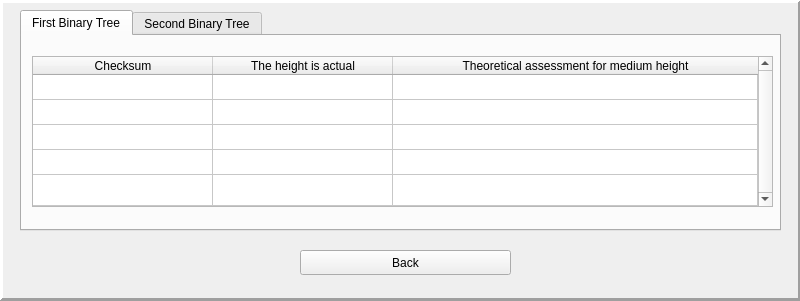
<?xml version="1.0" encoding="UTF-8"?>
<ui version="4.0">
 <class>WindowStatistics</class>
 <widget class="QWidget" name="WindowStatistics">
  <property name="geometry">
   <rect>
    <x>0</x>
    <y>0</y>
    <width>800</width>
    <height>301</height>
   </rect>
  </property>
  <property name="minimumSize">
   <size>
    <width>631</width>
    <height>301</height>
   </size>
  </property>
  <property name="maximumSize">
   <size>
    <width>800</width>
    <height>301</height>
   </size>
  </property>
  <property name="windowTitle">
   <string>Statistics</string>
  </property>
  <property name="windowIcon">
   <iconset>
    <selectedon>:/Image/Statistics.png</selectedon>
   </iconset>
  </property>
  <widget class="QFrame" name="frame">
   <property name="geometry">
    <rect>
     <x>0</x>
     <y>0</y>
     <width>801</width>
     <height>301</height>
    </rect>
   </property>
   <property name="frameShape">
    <enum>QFrame::Panel</enum>
   </property>
   <property name="frameShadow">
    <enum>QFrame::Raised</enum>
   </property>
   <property name="lineWidth">
    <number>3</number>
   </property>
   <widget class="QTabWidget" name="tabWidget">
    <property name="geometry">
     <rect>
      <x>20</x>
      <y>10</y>
      <width>761</width>
      <height>221</height>
     </rect>
    </property>
    <property name="sizePolicy">
     <sizepolicy hsizetype="Fixed" vsizetype="Fixed">
      <horstretch>0</horstretch>
      <verstretch>0</verstretch>
     </sizepolicy>
    </property>
    <property name="minimumSize">
     <size>
      <width>521</width>
      <height>221</height>
     </size>
    </property>
    <property name="maximumSize">
     <size>
      <width>800</width>
      <height>221</height>
     </size>
    </property>
    <property name="tabPosition">
     <enum>QTabWidget::North</enum>
    </property>
    <property name="tabShape">
     <enum>QTabWidget::Rounded</enum>
    </property>
    <property name="currentIndex">
     <number>0</number>
    </property>
    <property name="elideMode">
     <enum>Qt::ElideLeft</enum>
    </property>
    <property name="usesScrollButtons">
     <bool>false</bool>
    </property>
    <property name="documentMode">
     <bool>false</bool>
    </property>
    <property name="tabsClosable">
     <bool>false</bool>
    </property>
    <property name="movable">
     <bool>false</bool>
    </property>
    <property name="tabBarAutoHide">
     <bool>false</bool>
    </property>
    <widget class="QWidget" name="tabFirst">
     <attribute name="title">
      <string>First Binary Tree</string>
     </attribute>
     <widget class="QTableWidget" name="tableWidget">
      <property name="geometry">
       <rect>
        <x>10</x>
        <y>20</y>
        <width>741</width>
        <height>151</height>
       </rect>
      </property>
      <property name="verticalScrollBarPolicy">
       <enum>Qt::ScrollBarAlwaysOn</enum>
      </property>
      <property name="horizontalScrollBarPolicy">
       <enum>Qt::ScrollBarAlwaysOff</enum>
      </property>
      <property name="editTriggers">
       <set>QAbstractItemView::NoEditTriggers</set>
      </property>
      <property name="selectionMode">
       <enum>QAbstractItemView::NoSelection</enum>
      </property>
      <property name="selectionBehavior">
       <enum>QAbstractItemView::SelectColumns</enum>
      </property>
      <attribute name="horizontalHeaderCascadingSectionResizes">
       <bool>false</bool>
      </attribute>
      <attribute name="horizontalHeaderDefaultSectionSize">
       <number>180</number>
      </attribute>
      <attribute name="horizontalHeaderHighlightSections">
       <bool>false</bool>
      </attribute>
      <attribute name="horizontalHeaderShowSortIndicator" stdset="0">
       <bool>true</bool>
      </attribute>
      <attribute name="horizontalHeaderStretchLastSection">
       <bool>true</bool>
      </attribute>
      <attribute name="verticalHeaderVisible">
       <bool>false</bool>
      </attribute>
      <attribute name="verticalHeaderCascadingSectionResizes">
       <bool>false</bool>
      </attribute>
      <attribute name="verticalHeaderDefaultSectionSize">
       <number>25</number>
      </attribute>
      <attribute name="verticalHeaderHighlightSections">
       <bool>false</bool>
      </attribute>
      <attribute name="verticalHeaderShowSortIndicator" stdset="0">
       <bool>false</bool>
      </attribute>
      <attribute name="verticalHeaderStretchLastSection">
       <bool>true</bool>
      </attribute>
      <row>
       <property name="text">
        <string>N - 100</string>
       </property>
      </row>
      <row>
       <property name="text">
        <string>N - 200</string>
       </property>
      </row>
      <row>
       <property name="text">
        <string>N - 300</string>
       </property>
      </row>
      <row>
       <property name="text">
        <string>N - 400</string>
       </property>
      </row>
      <row>
       <property name="text">
        <string>N - 500</string>
       </property>
      </row>
      <column>
       <property name="text">
        <string>Checksum</string>
       </property>
      </column>
      <column>
       <property name="text">
        <string>The height is actual</string>
       </property>
      </column>
      <column>
       <property name="text">
        <string>Theoretical assessment for medium height</string>
       </property>
      </column>
      <item row="0" column="0">
       <property name="text">
        <string/>
       </property>
       <property name="flags">
        <set>ItemIsEnabled</set>
       </property>
      </item>
     </widget>
    </widget>
    <widget class="QWidget" name="tabSecond">
     <attribute name="title">
      <string>Second Binary Tree</string>
     </attribute>
     <widget class="QTableWidget" name="tableWidget_2">
      <property name="geometry">
       <rect>
        <x>10</x>
        <y>20</y>
        <width>741</width>
        <height>151</height>
       </rect>
      </property>
      <property name="verticalScrollBarPolicy">
       <enum>Qt::ScrollBarAlwaysOn</enum>
      </property>
      <property name="autoScroll">
       <bool>false</bool>
      </property>
      <property name="editTriggers">
       <set>QAbstractItemView::NoEditTriggers</set>
      </property>
      <property name="tabKeyNavigation">
       <bool>false</bool>
      </property>
      <property name="showDropIndicator" stdset="0">
       <bool>false</bool>
      </property>
      <property name="dragDropOverwriteMode">
       <bool>false</bool>
      </property>
      <property name="selectionMode">
       <enum>QAbstractItemView::NoSelection</enum>
      </property>
      <property name="selectionBehavior">
       <enum>QAbstractItemView::SelectColumns</enum>
      </property>
      <property name="textElideMode">
       <enum>Qt::ElideNone</enum>
      </property>
      <property name="sortingEnabled">
       <bool>false</bool>
      </property>
      <property name="wordWrap">
       <bool>true</bool>
      </property>
      <attribute name="horizontalHeaderCascadingSectionResizes">
       <bool>false</bool>
      </attribute>
      <attribute name="horizontalHeaderDefaultSectionSize">
       <number>180</number>
      </attribute>
      <attribute name="horizontalHeaderShowSortIndicator" stdset="0">
       <bool>false</bool>
      </attribute>
      <attribute name="horizontalHeaderStretchLastSection">
       <bool>true</bool>
      </attribute>
      <attribute name="verticalHeaderVisible">
       <bool>false</bool>
      </attribute>
      <attribute name="verticalHeaderCascadingSectionResizes">
       <bool>false</bool>
      </attribute>
      <attribute name="verticalHeaderMinimumSectionSize">
       <number>25</number>
      </attribute>
      <attribute name="verticalHeaderDefaultSectionSize">
       <number>25</number>
      </attribute>
      <attribute name="verticalHeaderHighlightSections">
       <bool>true</bool>
      </attribute>
      <attribute name="verticalHeaderShowSortIndicator" stdset="0">
       <bool>false</bool>
      </attribute>
      <attribute name="verticalHeaderStretchLastSection">
       <bool>true</bool>
      </attribute>
      <row>
       <property name="text">
        <string>N - 100</string>
       </property>
      </row>
      <row>
       <property name="text">
        <string>N - 200</string>
       </property>
      </row>
      <row>
       <property name="text">
        <string>N - 300</string>
       </property>
      </row>
      <row>
       <property name="text">
        <string>N - 400</string>
       </property>
      </row>
      <row>
       <property name="text">
        <string>N - 500</string>
       </property>
      </row>
      <column>
       <property name="text">
        <string>Checksum</string>
       </property>
      </column>
      <column>
       <property name="text">
        <string>The height is actual</string>
       </property>
      </column>
      <column>
       <property name="text">
        <string>Theoretical assessment for medium height</string>
       </property>
      </column>
      <item row="0" column="0">
       <property name="text">
        <string/>
       </property>
       <property name="flags">
        <set>ItemIsEnabled</set>
       </property>
      </item>
     </widget>
    </widget>
   </widget>
   <widget class="QPushButton" name="backButton">
    <property name="geometry">
     <rect>
      <x>300</x>
      <y>250</y>
      <width>211</width>
      <height>25</height>
     </rect>
    </property>
    <property name="text">
     <string>Back</string>
    </property>
   </widget>
  </widget>
 </widget>
 <resources/>
 <connections/>
</ui>
